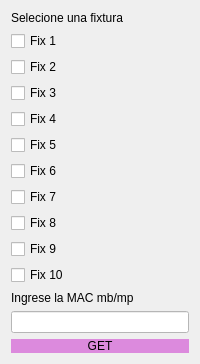
            <widget class="QWidget" name="ipfix">
             <layout class="QVBoxLayout" name="verticalLayout_2">
              <item>
               <widget class="QLabel" name="label_5">
                <property name="text">
                 <string>Selecione una fixtura</string>
                </property>
               </widget>
              </item>
              <item>
               <widget class="QCheckBox" name="getip1">
                <property name="text">
                 <string>Fix 1</string>
                </property>
               </widget>
              </item>
              <item>
               <widget class="QCheckBox" name="getip1_2">
                <property name="text">
                 <string>Fix 2</string>
                </property>
               </widget>
              </item>
              <item>
               <widget class="QCheckBox" name="getip1_3">
                <property name="text">
                 <string>Fix 3</string>
                </property>
               </widget>
              </item>
              <item>
               <widget class="QCheckBox" name="getip1_4">
                <property name="text">
                 <string>Fix 4</string>
                </property>
               </widget>
              </item>
              <item>
               <widget class="QCheckBox" name="getip1_5">
                <property name="text">
                 <string>Fix 5</string>
                </property>
               </widget>
              </item>
              <item>
               <widget class="QCheckBox" name="getip1_6">
                <property name="text">
                 <string>Fix 6</string>
                </property>
               </widget>
              </item>
              <item>
               <widget class="QCheckBox" name="getip1_7">
                <property name="text">
                 <string>Fix 7</string>
                </property>
               </widget>
              </item>
              <item>
               <widget class="QCheckBox" name="getip1_8">
                <property name="text">
                 <string>Fix 8</string>
                </property>
               </widget>
              </item>
              <item>
               <widget class="QCheckBox" name="getip1_9">
                <property name="text">
                 <string>Fix 9</string>
                </property>
               </widget>
              </item>
              <item>
               <widget class="QCheckBox" name="getip1_10">
                <property name="text">
                 <string>Fix 10</string>
                </property>
               </widget>
              </item>
              <item>
               <widget class="QLabel" name="label_6">
                <property name="text">
                 <string>Ingrese la MAC mb/mp</string>
                </property>
               </widget>
              </item>
              <item>
               <widget class="QLineEdit" name="lineEdit_2">
                <property name="styleSheet">
                 <string notr="true">background-color: rgb(255, 255, 255);</string>
                </property>
               </widget>
              </item>
              <item>
               <widget class="QPushButton" name="Getip">
                <property name="styleSheet">
                 <string notr="true">QPushButton{
	background-color: rgb(220, 138, 221);
border-radius:10px;
}
QPushButton:hover{
	background-color: rgb(249, 240, 107);
border-radius:10px;
}</string>
                </property>
                <property name="text">
                 <string>GET</string>
                </property>
               </widget>
              </item>
             </layout>
            </widget>
